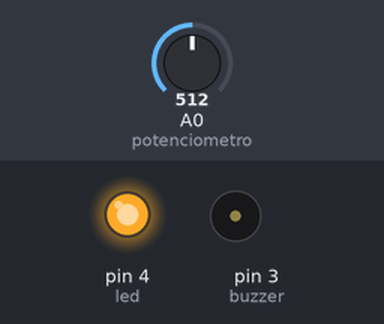
Bench run of a sketch on a simulated Arduino Uno, built with avr-gcc and run on an emulated ATmega328P. On the bench: output pins drawn as LEDs (lit = HIGH), buzzer (waves = sounding, pin HIGH). The inputs (shaded band) are chosen by the test bench; at power-on: A0 (potenciometro) = 512.

Above: at 1.2 s.
1.3 s: A0 (potenciometro) set to 532
At 1.7 s:
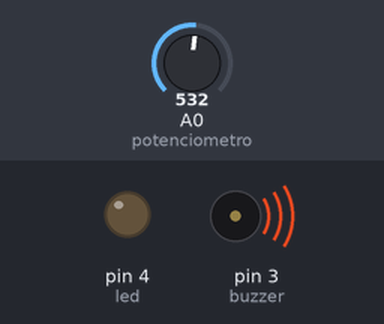
2.8 s: A0 (potenciometro) set to 511
At 4.0 s:
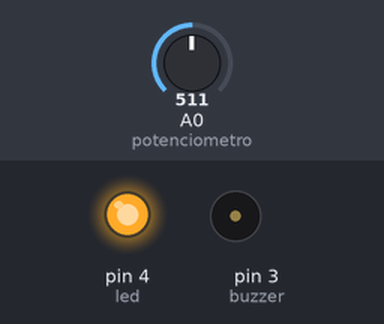
4.3 s: A0 (potenciometro) set to 716
At 5.1 s:
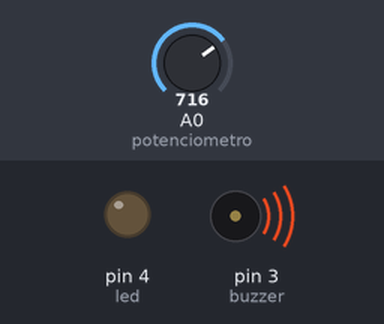
Timing chart, 0 to 7.3 s (numbered marks = the images above; inputs shaded):
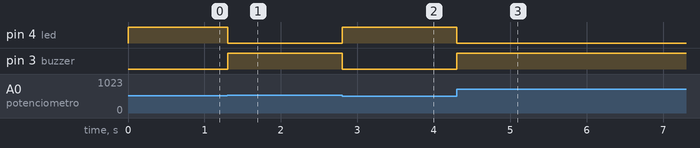

The sketch:

Potenciometro.ino
```cpp
/*
  Este código lê o valor de um potenciômetro conectado ao pino A0 e controla um buzzer e um LED com base nesse valor.

  Conexões:
  - O potenciômetro está conectado ao pino A0.
  - O buzzer está conectado ao pino 3.
  - O LED está conectado ao pino 4.

  O valor lido do potenciômetro é mapeado para o intervalo de 0 a 255 e usado para controlar a intensidade do LED e do buzzer.
  Se o valor lido do potenciômetro for menor que 128, o LED estará aceso e o buzzer estará desligado.
  Caso contrário, o LED estará desligado e o buzzer estará aceso.

  Autor: [Seu Nome/Autor]
  Data de Criação: [Data de Criação]
*/

// Definindo os pinos usados para os componentes
int potenciometro = A0;  // Pino do potenciômetro
int buzzer = 3;          // Pino do buzzer
int led = 4;             // Pino do LED

float valor_lido = 0;    // Variável para armazenar o valor lido do potenciômetro

void setup() {
  // Configurando os pinos como entrada ou saída
  pinMode(potenciometro, INPUT);  // O potenciômetro é uma entrada
  pinMode(buzzer, OUTPUT);        // O buzzer é uma saída
  pinMode(led, OUTPUT);           // O LED é uma saída
  Serial.begin(9600);             // Iniciando a comunicação serial
}

void loop() {
  // Lendo o valor do potenciômetro e mapeando-o para o intervalo de 0 a 255
  valor_lido = map(analogRead(potenciometro), 0, 1023, 0, 255);

  // Controlando o LED e o buzzer com base no valor lido do potenciômetro
  if (valor_lido < 128) {
    // Se o valor lido for menor que 128, acenda o LED e desligue o buzzer
    analogWrite(led, 255);
    analogWrite(buzzer, 0);
  } else {
    // Caso contrário, desligue o LED e acenda o buzzer
    analogWrite(led, 0);
    analogWrite(buzzer, 255);
  }

  delay(10);  // Pequeno atraso para evitar leituras muito rápidas
}
```

Measured:
- the behaviour switches between 513 and 514 on A0 (potenciometro) (found by bisection; images 0 and 1)
- after the input at 1.3 s, pin 4 (led): HIGH → LOW at once; pin 3 (buzzer): LOW → HIGH at once
- after the input at 2.8 s, pin 4 (led): LOW → HIGH at once; pin 3 (buzzer): HIGH → LOW at once
- after the input at 4.3 s, pin 4 (led): HIGH → LOW at once; pin 3 (buzzer): LOW → HIGH at once
